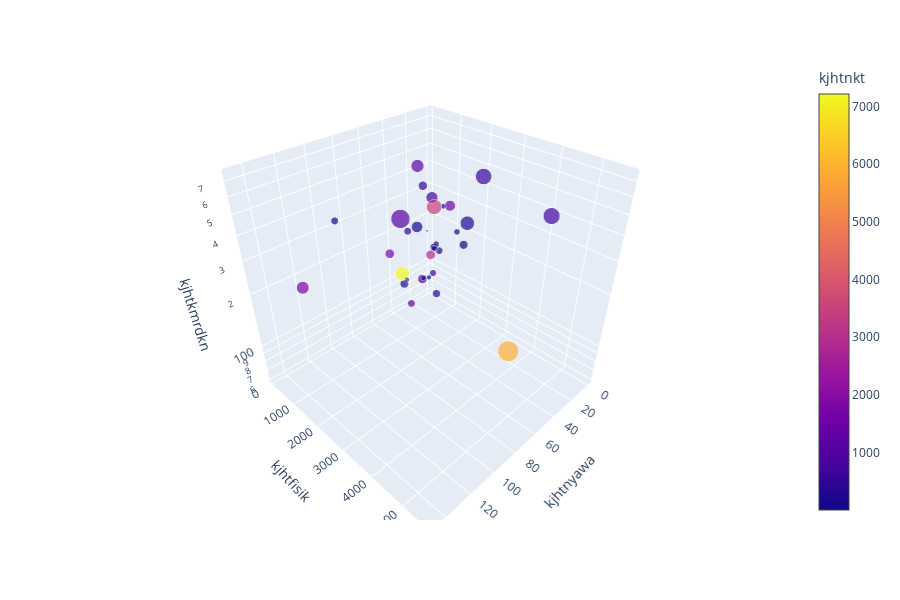

The notebook cell saved with this chart:
### Code cell
#f1 = df_1['kejahatan_terhadap_nyawa'].values
#f2 = df_1['kejahatan_terhadap_fisik'].values
#f3 = df_1['kejahatan_terhadap_kemerdekaan_orang'].values
#f4 = df_1['kejahatan_terhadap_hak_milik/barang'].values
#f5 = df_1['kejahatan_terkait_narkotika'].values
#X = np.array(list(zip(f1,f2)))
#plt.scatter(f1,f2,s=7)

fig = px.scatter_3d(df_1, x='kjhtnyawa', y='kjhtfisik', z='kjhtkmrdkn', size='kjhtbrg', color='kjhtnkt')
fig.update_layout(scene_zaxis_type="log")
fig.show()

### Figure 1 — Plotly figure (JSON) as saved in the notebook; plotly's stock layout.template omitted (floating-point values rounded to 4 significant figures)
{"data": [{"hoverlabel": {"namelength": 0}, "hovertemplate": "kjhtnyawa=%{x}<br>kjhtfisik=%{y}<br>kjhtkmrdkn=%{z}<br>kjhtbrg=%{marker.size}<br>kjhtnkt=%{marker.color}", "legendgroup": "", "marker": {"color": [1544, 5907, 592, 1173, 712, 1768, 192, 1744, 224, 400, 7214, 1090, 1243, 290, 3405, 389, 665, 227, 2, 490, 474, 1211, 2928, 111, 259, 717, 65, 38, 120, 73, 63, 41, 41], "coloraxis": "coloraxis", "size": [3238, 12361, 7511, 2389, 3913, 4557, 2050, 2387, 759, 1465, 5624, 10402, 4621, 1760, 6564, 1576, 1245, 2082, 2117, 2281, 641, 1540, 2492, 1557, 5756, 8093, 983, 1016, 650, 772, 118, 945, 3568], "sizemode": "area", "sizeref": 30.9, "symbol": "circle"}, "mode": "markers", "name": "", "scene": "scene", "showlegend": false, "type": "scatter3d", "x": [27, 92, 14, 28, 24, 147, 37, 50, 9, 6, 76, 89, 30, 1, 60, 31, 11, 7, 34, 13, 30, 30, 22, 103, 15, 65, 17, 10, 15, 7, 7, 6, 37], "y": [1764, 5633, 2371, 791, 1015, 2043, 395, 401, 95, 641, 1995, 2547, 730, 361, 2442, 351, 582, 484, 2491, 254, 222, 387, 897, 944, 1958, 5540, 924, 1445, 564, 821, 184, 450, 961], "z": [349, 243, 501, 108, 338, 336, 99, 171, 81, 136, 220, 501, 492, 62, 468, 203, 99, 140, 255, 330, 96, 68, 151, 409, 269, 727, 171, 212, 95, 265, 169, 136, 249]}], "layout": {"coloraxis": {"colorbar": {"title": {"text": "kjhtnkt"}}, "colorscale": [[0, "#0d0887"], [0.1111, "#46039f"], [0.2222, "#7201a8"], [0.3333, "#9c179e"], [0.4444, "#bd3786"], [0.5556, "#d8576b"], [0.6667, "#ed7953"], [0.7778, "#fb9f3a"], [0.8889, "#fdca26"], [1, "#f0f921"]]}, "height": 600, "legend": {"itemsizing": "constant", "tracegroupgap": 0}, "margin": {"t": 60}, "scene": {"aspectmode": "auto", "aspectratio": {"x": 1, "y": 1, "z": 1}, "domain": {"x": [0, 0.98], "y": [0, 1]}, "xaxis": {"title": {"text": "kjhtnyawa"}, "type": "linear"}, "yaxis": {"title": {"text": "kjhtfisik"}, "type": "linear"}, "zaxis": {"title": {"text": "kjhtkmrdkn"}, "type": "log"}}}}
